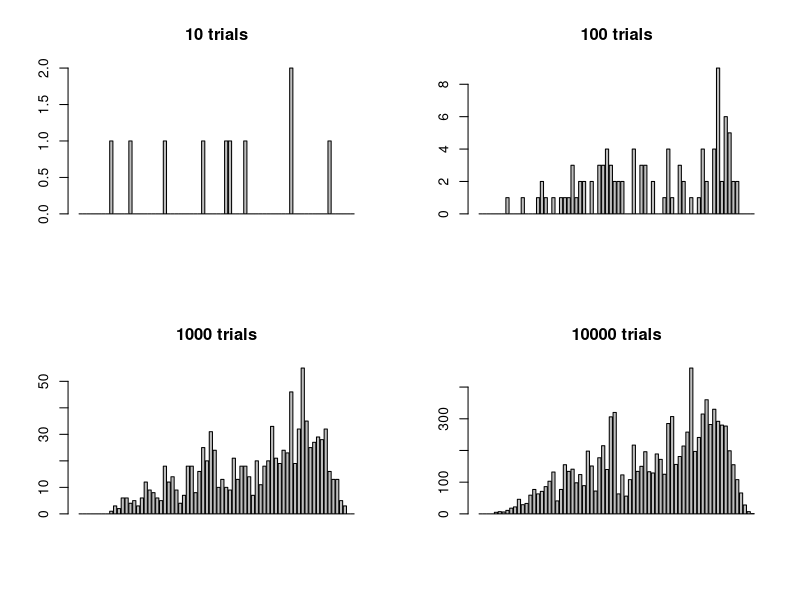

Write R code to recreate this figure.

#simulate n trials for termination of a game of Bulgarian solitaire with p final piles
# invariants:
#   -sum of all piles up to currentNumPiles will always be cardTotal
#   -piles of zero cards are removed, so the current configurations should have no holes
#   -game only terminates iff cardTotal is a triangular number, and if so, will terminate within 
#     p^2-p trials or fewer.

######## change inputs here ###########
#vector of the number of trials requested
n = numTrials = c(10,100,1000,10000) 
#number of final piles of cards
p = numFinalPiles = 9 
#######################################

cardTotal = numFinalPiles * (numFinalPiles + 1) /2
maxTrialsPossible = p^2-p
roundsTaken = rep(0,maxTrialsPossible)


#==================================================
#function to output a vector of roundsTakens for different variations of numTrials and numFinalPiles
roundsTakenVector = function(numTrials, numFinalPiles) {
  
  #----begin trials----
  for (k in 1:numTrials) {
    
    #----initial board set up----
    #Start with a random distribution of piles of cards
    cardsRemainingToInsert = cardTotal
    i = 1
    solitaireBoard = rep(0,cardTotal+1)
    while (cardsRemainingToInsert > 0 ) {
      num = sample(1:cardsRemainingToInsert, 1)
      solitaireBoard[i] = num
      cardsRemainingToInsert = cardsRemainingToInsert - num
      i = i+1
      currentNumPiles = i-1
    }
    
    #function to check if the game is done
    isDone = function(solitaireBoard) {
      
      if (currentNumPiles != numFinalPiles) {
        return(FALSE) #board has incorrect number of piles at this iteration
      } else {
        numCheck = rep(0,numFinalPiles)
        for (i in 1:currentNumPiles) {
          if (solitaireBoard[i] > numFinalPiles) {
            return(FALSE) #not done if the number of piles in the board has more cards than the number of final piles
          } else {
            numCheck[solitaireBoard[i]] = solitaireBoard[i];
          }
        }
        numCheckSum = 0
        for (j in 1:currentNumPiles) {
          numCheckSum = numCheckSum + numCheck[j]
        }
        if (numCheckSum == cardTotal) {
          return(TRUE)
        }
        return(FALSE)
      }
      
    }
    
    
    #----play the game----
    numRounds = 0 #record how many rounds it takes for the game to terminate
    
    while (!isDone(solitaireBoard)) {
      
      #----play one round of the game----
      
      for (i in 1:currentNumPiles) {
        #take one card from each pile
        solitaireBoard[i] = solitaireBoard[i]-1
      }
      solitaireBoard[currentNumPiles+1] = currentNumPiles
      currentNumPiles = currentNumPiles + 1
      
      #----pack the piles so that there are no holes----
      iter = 1
      for (j in 1:currentNumPiles) {
        if (solitaireBoard[j] != 0) {
          solitaireBoard[iter] = solitaireBoard[j]
          iter = iter + 1
        }
        j = j+1
      }
      currentNumPiles = iter-1
      #print(solitaireBoard[1:currentNumPiles])
      numRounds = numRounds + 1
    }
    roundsTaken[numRounds] = roundsTaken[numRounds] + 1
  }
  return(roundsTaken)
}
#==================================================

results = data.frame(matrix(NA, nrow = maxTrialsPossible, ncol = length(numTrials)))
par(mfrow = c(2,length(numTrials)/2))
for (test in 1:length(numTrials)) {
  results[,test] = roundsTakenVector(numTrials[test], numFinalPiles)
  colnames(results)[test] = paste(numTrials[test], "trials")
  barplot(results[,test], main=paste(numTrials[test], "trials"))
}


